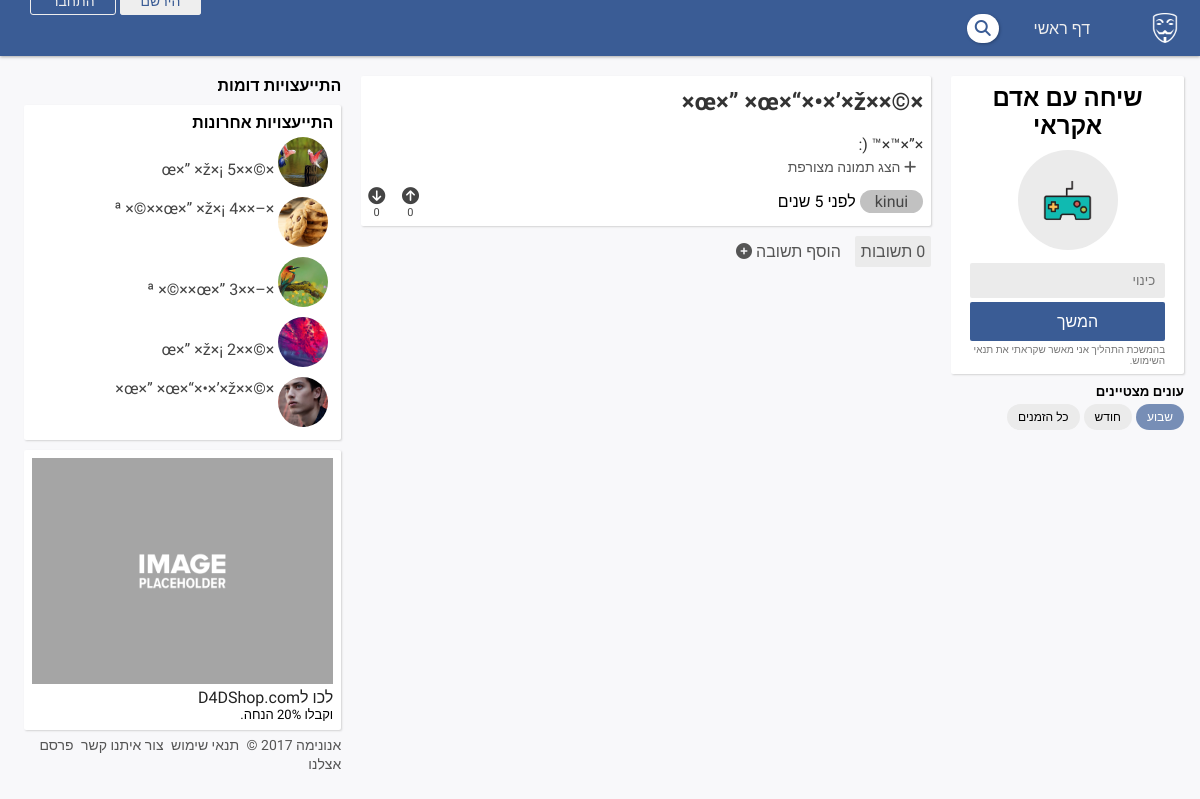
/consultation.php?cp=c27cf21e0e59013a144b793c69e3c9f4, run on an earlier commit of the app's database.
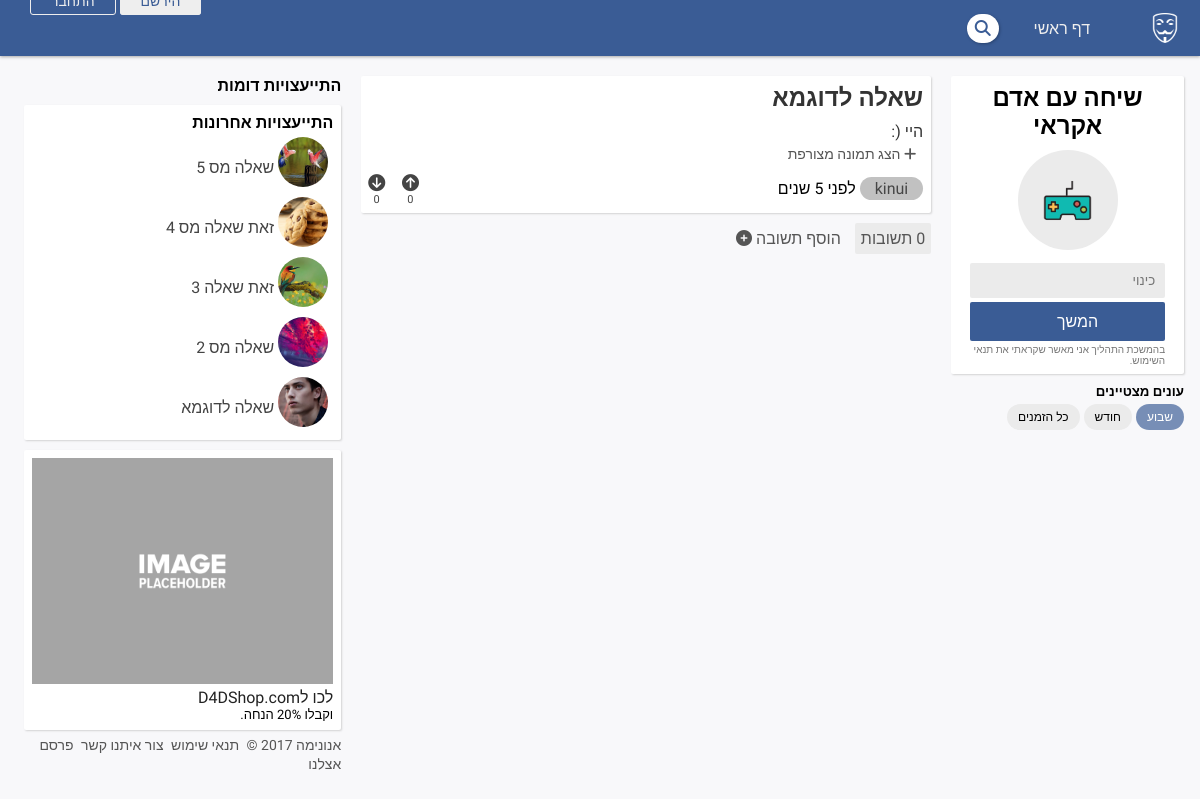
And on a later commit of the database.
### tables this page shows
CREATE TABLE `consultations` (
  `id` int(11) NOT NULL,
  `hash` varchar(99) NOT NULL,
  `date` timestamp NOT NULL DEFAULT CURRENT_TIMESTAMP,
  `title` varchar(200) NOT NULL,
  `description` text NOT NULL,
  `asker_hash` varchar(99) NOT NULL,
  `is_public` tinyint(1) NOT NULL,
  `is_infinite_answer` tinyint(1) NOT NULL DEFAULT '1',
  `max_answers` int(11) NOT NULL,
  `is_locked` tinyint(1) NOT NULL,
  `is_anonymous` tinyint(1) NOT NULL,
  `anonymous_nickname` varchar(26) NOT NULL,
  `image_hash` varchar(32) DEFAULT NULL,
  `upvotes` int(11) NOT NULL DEFAULT '0',
  `downvotes` int(11) NOT NULL DEFAULT '0'
);

CREATE TABLE `users` (
  `id` int(11) NOT NULL,
  `user_hash` varchar(32) NOT NULL,
  `fullname` varchar(99) DEFAULT NULL,
  `nickname` varchar(30) DEFAULT NULL,
  `email` varchar(150) NOT NULL,
  `password_hashed` varchar(32) NOT NULL,
  `gender` varchar(10) NOT NULL,
  `birth_date` date DEFAULT NULL,
  `join_date` date NOT NULL,
  `role` varchar(99) NOT NULL,
  `rating` int(11) NOT NULL DEFAULT '50',
  `profile_picture_hash` varchar(32) DEFAULT NULL,
  `email_validation` tinyint(1) NOT NULL DEFAULT '0'
);

CREATE TABLE `photos` (
  `id` int(11) NOT NULL,
  `path` text NOT NULL,
  `type` varchar(99) NOT NULL,
  `date` timestamp NOT NULL DEFAULT CURRENT_TIMESTAMP ON UPDATE CURRENT_TIMESTAMP,
  `hash` varchar(99) NOT NULL
);

### config.php (called while the page is built, shortened)
<?php
class config {
    public $link;
    public function __construct ($dbname, $dbuser, $dbpass, $website_name) {
        $this->link = new PDO("mysql:host=localhost;dbname=" . $dbname, $dbuser, $dbpass);
        $this->user = new user();
    }
    function get_photo_path_by_hash ($hash) {
        return $this->link->query("SELECT `path` FROM `photos` WHERE `hash` = '{$hash}'")->fetch()['path'];
    }
    function time_parse ($time) {
	    $epoch = strtotime($time);
	    $now = time();
	    $dif = $now - $epoch + 10800;
	    $times = array(
            array('term' => 'שניות', 'divide' => false),
            array('term' => 'דקות', 'divide' => 60),
            array('term' => 'שעות', 'divide' => 3600),
            array('term' => 'ימים', 'divide' => 86400),
            array('term' => 'שבועות', 'divide' => 604800),
            array('term' => 'חודשים', 'divide' => 2592000),
            array('term' => 'שנים', 'divide' => 31536000)
        );
        for ($i = 0; $i < count($times); $i++) {
            if (isset($times[$i+1])) {
                $next = $times[$i+1];
            } else{
                $next = false;
            }
            if($next == false || $dif < $next['divide']) {
                if ($times[$i]['divide'] != false) {
                    $time = floor($dif / $times[$i]['divide']);
                } else{
                    $time = $dif;
                }
                if ($time == 1) {
                    return $time.' '.$times[$i]['term'].'';
                } else{
                    return $time.' '.$times[$i]['term'].'';
                }
            }
        }
	    return '';
    }
}
class user {
    public function loggedin () {
        return (isset($_SESSION['user_hash']));
    }
    public function get_user_details_by_hash ($hash, $item) {
        global $config;
        $details = $config->link->query("SELECT * FROM `users` WHERE `user_hash` = '{$hash}'");
        if ($item != 'all') {
            return $details->fetch()[$item];
        } else {
            return $details->fetch();
        }
    }
}
$config = new config("Anonyma", "root", "", "אנונימה");

### consultation.php (the view, shortened to what the rows shown need)
<?php
    require_once('config.php');
    if (isset($_GET['cp'])) {
        $consultation_hash = $_GET['cp'];
        $consultation_details = $config->link->query("SELECT * FROM `consultations` WHERE `hash` = '{$consultation_hash}'")->fetch();
        $upvotes = $consultation_details['upvotes'];
        $downvotes = $consultation_details['downvotes'];
    }
?>
<!DOCTYPE html>
<html lang="en" dir="RTL">
    <head>
        <link rel="stylesheet" href="stylesheets/general/main.css">
        <link rel="stylesheet" href="stylesheets/consultations/display.css">
    </head>
    <body>
        <div class="site-wrap">
            <?php include 'modules/general/right-sidebar.php'; ?>
            <div class="grid__col grid__col--7-of-14">
                <div class="card" id="consultation-details">
                    <div id="consultation-votes" class="<?php if ($config->user->loggedin()) { echo 'logged'; } ?>">
                        <div id="upvote-consultation" class="vote-item <?php if ($config->user->loggedin() && $has_user_upvoted) {echo 'clicked';} ?>" data-vote="up">
                            <div class="icon"><i class="fa fa-arrow-circle-up" aria-hidden="true"></i></div>
                            <div class="num"><?php echo $upvotes; ?></div>
                        </div>
                        <div id="downvote-consultation" class="vote-item <?php if ($config->user->loggedin() && $has_user_downvoted) {echo 'clicked';} ?>" data-vote="down">
                            <div class="icon">
                                <i class="fa fa-arrow-circle-down" aria-hidden="true"></i>
                            </div>
                        <div class="num"><?php echo $downvotes; ?></div>
                        </div>
                    </div>
                    <div>
                        <h3 id="cons-title"><?php echo $consultation_details['title']; ?></h3>
                        <div id="cons-desc"><?php echo nl2br($consultation_details['description']); ?></div>
                        <?php if ($consultation_details['image_hash'] != NULL) : ?>
                            <div id="toggle-cons-img-show"><i class="fa fa-plus" aria-hidden="true"></i> הצג תמונה מצורפת</div>
                        <?php endif; ?>
                    </div>
                    <div id="cons-sub-details">
                        <div id="cons-user-details" class="user-title-details">
                            <?php if ($consultation_details['is_anonymous'] == 0) : ?>
                                <a href="profile.php?uh=<?php echo $consultation_details['asker_hash']; ?>"><?php echo $config->user->get_user_details_by_hash($consultation_details['asker_hash'], 'nickname'); ?></a>
                            <?php else : ?>
                                <?php echo $consultation_details['anonymous_nickname']; ?>
                            <?php endif; ?>
                        </div>
                        <div id="cons-posted-date" title="<?php echo $consultation_details['date']; ?>">לפני <?php echo $config->time_parse($consultation_details['date']); ?></div>
                    </div>
                </div>
            </div>
            <?php include 'modules/general/left-sidebar.php'; ?>
        </div>
    </body>
</html>

### modules/general/new-consultations-module.php (shortened to what the rows shown need)
<link rel="stylesheet" href="stylesheets/consultations/new_consultations_list.css">
<?php
    $get_last_consultations_stmt = $config->link->query("SELECT * FROM `consultations` ORDER BY `date` DESC LIMIT 25");
?>
<div class="card">
    <div id="new-consultations-list" class="hoverscroll">
        <?php while ($consultation = $get_last_consultations_stmt->fetch()) : ?>
            <?php
                if ($consultation['image_hash'] != NULL) {
                    $consultation_picture = $config->get_photo_path_by_hash($consultation['image_hash']);
                } else {
                    $consultation_picture = '';
                }
            ?>
            <a class="new-consultation-link" href="consultation.php?cp=<?php echo $consultation['hash']; ?>" title="<?php echo $consultation['description']; ?>">
                <div class="picture" style="background-image: url(<?php echo $consultation_picture; ?>)"></div>
                <?php $con_title = $consultation['title']; ?>
                <div class="title" <?php if (mb_strlen($con_title) > 20) {echo 'style="vertical-align: top;"';} ?>><?php if (mb_strlen($con_title) > 40) {echo substr($con_title, 0, 40) . '...';} else {echo $con_title;} ?></div>
            </a>
        <?php endwhile; ?>
    </div>
</div>

What changed in the data, as far as the page shows it:
changed consultations "5 שנים": title "×©××œ×” ×œ×“×•×’×ž×" → "שאלה לדוגמא"; description "×”×™×™ (:" → "היי (:"
changed consultations: title "×©××œ×” ×ž×¡ 5" → "שאלה מס 5"
changed consultations: title "×–××ª ×©××œ×” ×ž×¡ 4" → "זאת שאלה מס 4"
changed consultations: title "×–××ª ×©××œ×” 3" → "זאת שאלה 3"
changed consultations: title "×©××œ×” ×ž×¡ 2" → "שאלה מס 2"
